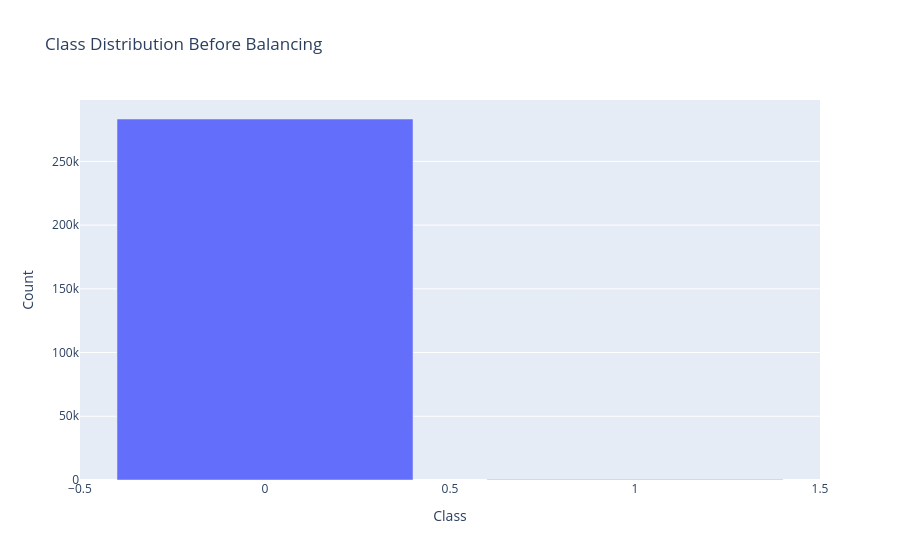

Here is the notebook cell this chart was saved with:
### Code cell
fig = px.bar(
    x=df["Class"].value_counts().index,
    y=df["Class"].value_counts().values,
    labels={
        "x":"Class",
        "y":"Count"
    },
    title="Class Distribution Before Balancing"
)

fig.show()

### Figure 1 — Plotly figure (JSON) as saved in the notebook; plotly's stock layout.template omitted (floating-point values rounded to 4 significant figures)
{"data": [{"hovertemplate": "Class=%{x}<br>Count=%{y}<extra></extra>", "legendgroup": "", "marker": {"color": "#636efa", "pattern": {"shape": ""}}, "name": "", "orientation": "v", "showlegend": false, "textposition": "auto", "type": "bar", "x": [0, 1], "xaxis": "x", "y": [283253, 473], "yaxis": "y"}], "layout": {"barmode": "relative", "legend": {"tracegroupgap": 0}, "title": {"text": "Class Distribution Before Balancing"}, "xaxis": {"anchor": "y", "domain": [0, 1], "title": {"text": "Class"}}, "yaxis": {"anchor": "x", "domain": [0, 1], "title": {"text": "Count"}}}}
